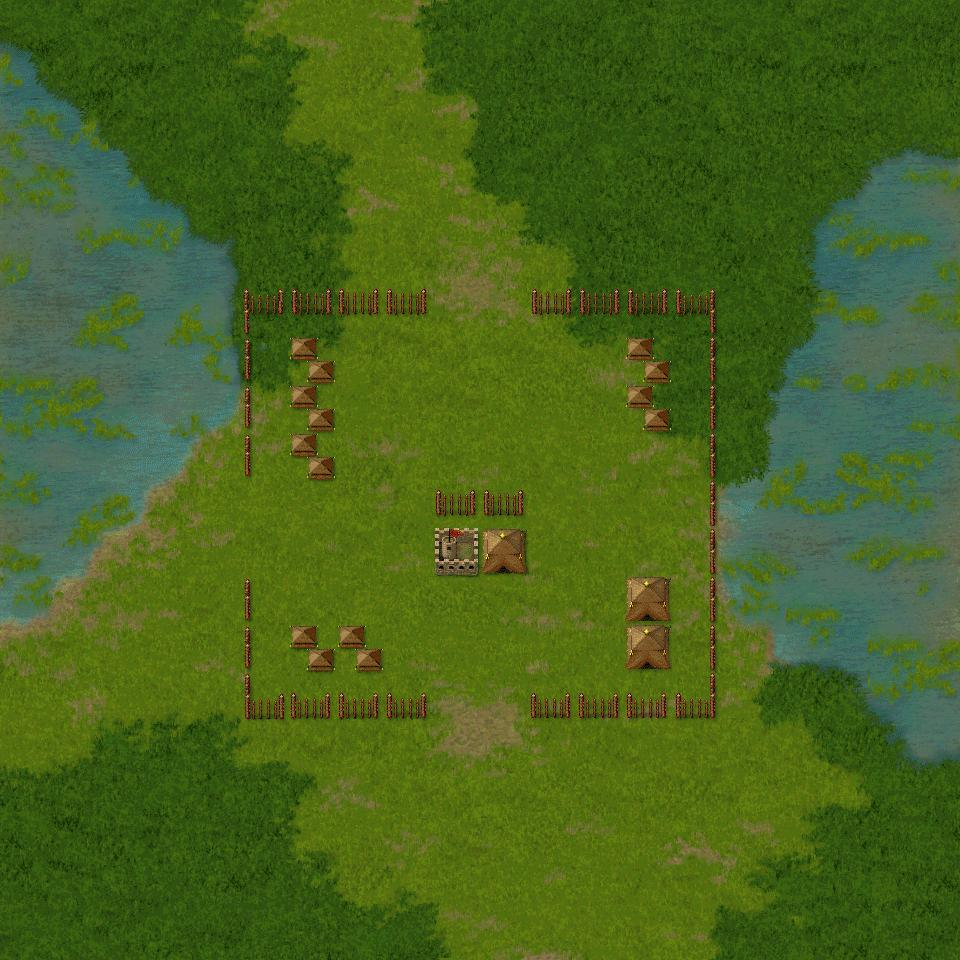

This is a level from a 2D game, rendered from its Tiled map with the project's own tilesets. A one-line summary and the map file follow, with tile-layer data summarised:
An orthogonal 20x20 tile map with 48x48 px tiles, 1 tile layer (타일 레이어 1).

<map version="1.0" tiledversion="2017.07.25" orientation="orthogonal" renderorder="right-down" width="20" height="20" tilewidth="48" tileheight="48" nextobjectid="1">
 <tileset firstgid="1" name="stage1" tilewidth="48" tileheight="48" tilecount="400" columns="20">
  <image source="M000.JPG" width="960" height="960" />
 </tileset>
 <layer name="타일 레이어 1" width="20" height="20">
  <data>[400 cells, 400 non-empty, 400 distinct tile ids]</data>
 </layer>
</map>